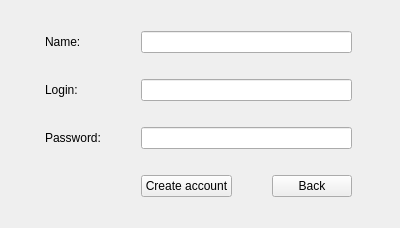
<?xml version="1.0" encoding="UTF-8"?>
<ui version="4.0">
 <class>Registration</class>
 <widget class="QWidget" name="Registration">
  <property name="geometry">
   <rect>
    <x>0</x>
    <y>0</y>
    <width>400</width>
    <height>228</height>
   </rect>
  </property>
  <property name="windowTitle">
   <string>Form</string>
  </property>
  <layout class="QGridLayout" name="gridLayout">
   <item row="0" column="0">
    <widget class="QLabel" name="nameLb">
     <property name="text">
      <string>Name:</string>
     </property>
    </widget>
   </item>
   <item row="1" column="0">
    <widget class="QLabel" name="loginLb">
     <property name="text">
      <string>Login:</string>
     </property>
    </widget>
   </item>
   <item row="2" column="0">
    <widget class="QLabel" name="passLb">
     <property name="sizePolicy">
      <sizepolicy hsizetype="Fixed" vsizetype="Preferred">
       <horstretch>0</horstretch>
       <verstretch>0</verstretch>
      </sizepolicy>
     </property>
     <property name="text">
      <string>Password:</string>
     </property>
    </widget>
   </item>
   <item row="3" column="3">
    <widget class="QPushButton" name="backBtn">
     <property name="sizePolicy">
      <sizepolicy hsizetype="Fixed" vsizetype="Fixed">
       <horstretch>0</horstretch>
       <verstretch>0</verstretch>
      </sizepolicy>
     </property>
     <property name="layoutDirection">
      <enum>Qt::RightToLeft</enum>
     </property>
     <property name="text">
      <string>Back</string>
     </property>
    </widget>
   </item>
   <item row="3" column="2">
    <widget class="QPushButton" name="createAccBtn">
     <property name="sizePolicy">
      <sizepolicy hsizetype="Fixed" vsizetype="Fixed">
       <horstretch>0</horstretch>
       <verstretch>0</verstretch>
      </sizepolicy>
     </property>
     <property name="layoutDirection">
      <enum>Qt::RightToLeft</enum>
     </property>
     <property name="text">
      <string>Create account</string>
     </property>
    </widget>
   </item>
   <item row="2" column="2" colspan="2">
    <widget class="QLineEdit" name="passLn">
     <property name="echoMode">
      <enum>QLineEdit::Password</enum>
     </property>
    </widget>
   </item>
   <item row="0" column="2" colspan="2">
    <widget class="QLineEdit" name="nameLn"/>
   </item>
   <item row="1" column="2" colspan="2">
    <widget class="QLineEdit" name="loginLn"/>
   </item>
  </layout>
 </widget>
 <resources/>
 <connections/>
</ui>
